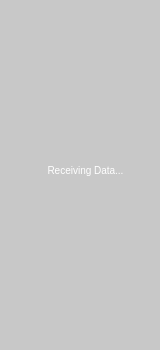
<?xml version="1.0" encoding="UTF-8"?>
<ui version="4.0">
 <class>CvTrimsViewerForm</class>
 <widget class="QWidget" name="CvTrimsViewerForm">
  <property name="enabled">
   <bool>true</bool>
  </property>
  <property name="geometry">
   <rect>
    <x>0</x>
    <y>0</y>
    <width>160</width>
    <height>350</height>
   </rect>
  </property>
  <property name="windowTitle">
   <string>Form</string>
  </property>
  <property name="styleSheet">
   <string notr="true">QWidget
{
	background-color: qlineargradient(spread: pan, 
															x1:0, y1:0, x2:1, y2:1, 
															stop:0 rgba(230,230, 230, 255), 
															stop:0.5 rgba(200, 200, 200, 255),
															stop:1 rgba(230,230, 230, 255)
															);
}</string>
  </property>
  <widget class="QFrame" name="Library_Frame">
   <property name="geometry">
    <rect>
     <x>10</x>
     <y>10</y>
     <width>141</width>
     <height>331</height>
    </rect>
   </property>
   <property name="styleSheet">
    <string notr="true">QFrame {
	background:rgba(100, 100, 100, 255);
	border-bottom-left-radius:8.0;
	border-bottom-right-radius:8.0;
	border-top-left-radius:8.0;
	border-top-right-radius:8.0;
	border: 3px solid rgba(50,50,50,255);
}</string>
   </property>
   <property name="frameShape">
    <enum>QFrame::StyledPanel</enum>
   </property>
   <property name="frameShadow">
    <enum>QFrame::Raised</enum>
   </property>
   <widget class="QFrame" name="vfzmd">
    <property name="geometry">
     <rect>
      <x>10</x>
      <y>10</y>
      <width>121</width>
      <height>311</height>
     </rect>
    </property>
    <property name="styleSheet">
     <string notr="true">QFrame {
	background:rgba(200, 200, 200, 255);
	border-bottom-left-radius:4.0;
	border-bottom-right-radius:4.0;
	border-top-left-radius:4.0;
	border-top-right-radius:4.0;
	border:none;


}

QLabel {
	font-family: &quot;Arial&quot;;
	font-size: 10px;
	font-style:bold;
	color: white;
	border: none;
}</string>
    </property>
    <property name="frameShape">
     <enum>QFrame::StyledPanel</enum>
    </property>
    <property name="frameShadow">
     <enum>QFrame::Raised</enum>
    </property>
    <widget class="QFrame" name="frame_39">
     <property name="geometry">
      <rect>
       <x>10</x>
       <y>28</y>
       <width>101</width>
       <height>71</height>
      </rect>
     </property>
     <property name="styleSheet">
      <string notr="true">QFrame {
	background:rgba(120, 120, 120, 255);
	border-bottom-left-radius:4.0;
	border-bottom-right-radius:4.0;
	border-top-left-radius:0;
	border-top-right-radius:0;
	border: none;
}</string>
     </property>
     <property name="frameShape">
      <enum>QFrame::StyledPanel</enum>
     </property>
     <property name="frameShadow">
      <enum>QFrame::Raised</enum>
     </property>
     <widget class="QDoubleSpinBox" name="voTrim">
      <property name="geometry">
       <rect>
        <x>50</x>
        <y>10</y>
        <width>42</width>
        <height>20</height>
       </rect>
      </property>
      <property name="palette">
       <palette>
        <active>
         <colorrole role="WindowText">
          <brush brushstyle="SolidPattern">
           <color alpha="255">
            <red>255</red>
            <green>255</green>
            <blue>255</blue>
           </color>
          </brush>
         </colorrole>
         <colorrole role="Button">
          <brush brushstyle="SolidPattern">
           <color alpha="255">
            <red>67</red>
            <green>67</green>
            <blue>67</blue>
           </color>
          </brush>
         </colorrole>
         <colorrole role="Text">
          <brush brushstyle="SolidPattern">
           <color alpha="255">
            <red>255</red>
            <green>255</green>
            <blue>255</blue>
           </color>
          </brush>
         </colorrole>
         <colorrole role="ButtonText">
          <brush brushstyle="SolidPattern">
           <color alpha="255">
            <red>255</red>
            <green>255</green>
            <blue>255</blue>
           </color>
          </brush>
         </colorrole>
         <colorrole role="Base">
          <brush brushstyle="SolidPattern">
           <color alpha="255">
            <red>67</red>
            <green>67</green>
            <blue>67</blue>
           </color>
          </brush>
         </colorrole>
         <colorrole role="Window">
          <brush brushstyle="SolidPattern">
           <color alpha="255">
            <red>67</red>
            <green>67</green>
            <blue>67</blue>
           </color>
          </brush>
         </colorrole>
         <colorrole role="PlaceholderText">
          <brush brushstyle="NoBrush">
           <color alpha="128">
            <red>255</red>
            <green>255</green>
            <blue>255</blue>
           </color>
          </brush>
         </colorrole>
        </active>
        <inactive>
         <colorrole role="WindowText">
          <brush brushstyle="SolidPattern">
           <color alpha="255">
            <red>255</red>
            <green>255</green>
            <blue>255</blue>
           </color>
          </brush>
         </colorrole>
         <colorrole role="Button">
          <brush brushstyle="SolidPattern">
           <color alpha="255">
            <red>67</red>
            <green>67</green>
            <blue>67</blue>
           </color>
          </brush>
         </colorrole>
         <colorrole role="Text">
          <brush brushstyle="SolidPattern">
           <color alpha="255">
            <red>255</red>
            <green>255</green>
            <blue>255</blue>
           </color>
          </brush>
         </colorrole>
         <colorrole role="ButtonText">
          <brush brushstyle="SolidPattern">
           <color alpha="255">
            <red>255</red>
            <green>255</green>
            <blue>255</blue>
           </color>
          </brush>
         </colorrole>
         <colorrole role="Base">
          <brush brushstyle="SolidPattern">
           <color alpha="255">
            <red>67</red>
            <green>67</green>
            <blue>67</blue>
           </color>
          </brush>
         </colorrole>
         <colorrole role="Window">
          <brush brushstyle="SolidPattern">
           <color alpha="255">
            <red>67</red>
            <green>67</green>
            <blue>67</blue>
           </color>
          </brush>
         </colorrole>
         <colorrole role="PlaceholderText">
          <brush brushstyle="NoBrush">
           <color alpha="128">
            <red>255</red>
            <green>255</green>
            <blue>255</blue>
           </color>
          </brush>
         </colorrole>
        </inactive>
        <disabled>
         <colorrole role="WindowText">
          <brush brushstyle="SolidPattern">
           <color alpha="255">
            <red>255</red>
            <green>255</green>
            <blue>255</blue>
           </color>
          </brush>
         </colorrole>
         <colorrole role="Button">
          <brush brushstyle="SolidPattern">
           <color alpha="255">
            <red>67</red>
            <green>67</green>
            <blue>67</blue>
           </color>
          </brush>
         </colorrole>
         <colorrole role="Text">
          <brush brushstyle="SolidPattern">
           <color alpha="255">
            <red>255</red>
            <green>255</green>
            <blue>255</blue>
           </color>
          </brush>
         </colorrole>
         <colorrole role="ButtonText">
          <brush brushstyle="SolidPattern">
           <color alpha="255">
            <red>255</red>
            <green>255</green>
            <blue>255</blue>
           </color>
          </brush>
         </colorrole>
         <colorrole role="Base">
          <brush brushstyle="SolidPattern">
           <color alpha="255">
            <red>67</red>
            <green>67</green>
            <blue>67</blue>
           </color>
          </brush>
         </colorrole>
         <colorrole role="Window">
          <brush brushstyle="SolidPattern">
           <color alpha="255">
            <red>67</red>
            <green>67</green>
            <blue>67</blue>
           </color>
          </brush>
         </colorrole>
         <colorrole role="PlaceholderText">
          <brush brushstyle="NoBrush">
           <color alpha="128">
            <red>255</red>
            <green>255</green>
            <blue>255</blue>
           </color>
          </brush>
         </colorrole>
        </disabled>
       </palette>
      </property>
      <property name="font">
       <font>
        <family>Arial</family>
        <pointsize>-1</pointsize>
       </font>
      </property>
      <property name="toolTip">
       <string/>
      </property>
      <property name="styleSheet">
       <string notr="true">QDoubleSpinBox {
	font-family:&quot;Arial&quot;;
	border-radius:4.0;
	border-color:black;
	background-color: rgba(67, 67, 67, 255);
	font-size: 11px;
	color: white;
	padding:0, 3, 0, 0;
}

QToolTip {
background: #006599;
color: white;
}</string>
      </property>
      <property name="alignment">
       <set>Qt::AlignRight|Qt::AlignTrailing|Qt::AlignVCenter</set>
      </property>
      <property name="buttonSymbols">
       <enum>QAbstractSpinBox::NoButtons</enum>
      </property>
      <property name="decimals">
       <number>3</number>
      </property>
      <property name="minimum">
       <double>0.940000000000000</double>
      </property>
      <property name="maximum">
       <double>1.060000000000000</double>
      </property>
      <property name="value">
       <double>1.000000000000000</double>
      </property>
     </widget>
     <widget class="QSpinBox" name="voOffset">
      <property name="geometry">
       <rect>
        <x>50</x>
        <y>40</y>
        <width>42</width>
        <height>20</height>
       </rect>
      </property>
      <property name="toolTip">
       <string/>
      </property>
      <property name="layoutDirection">
       <enum>Qt::LeftToRight</enum>
      </property>
      <property name="autoFillBackground">
       <bool>false</bool>
      </property>
      <property name="styleSheet">
       <string notr="true">QSpinBox {
	font-family:&quot;Arial&quot;;
	border-radius:4.0;
	border-color:black;
	background-color: rgba(67, 67, 67, 255);
	font-size: 11px;
	color: white;
	padding:0, 3, 0, 0;
}

QToolTip {
background: #006599;
color: white;
}</string>
      </property>
      <property name="wrapping">
       <bool>false</bool>
      </property>
      <property name="frame">
       <bool>true</bool>
      </property>
      <property name="alignment">
       <set>Qt::AlignRight|Qt::AlignTrailing|Qt::AlignVCenter</set>
      </property>
      <property name="buttonSymbols">
       <enum>QAbstractSpinBox::NoButtons</enum>
      </property>
      <property name="minimum">
       <number>-1095</number>
      </property>
      <property name="maximum">
       <number>1095</number>
      </property>
      <property name="value">
       <number>0</number>
      </property>
     </widget>
     <widget class="QLabel" name="label_57">
      <property name="geometry">
       <rect>
        <x>10</x>
        <y>10</y>
        <width>21</width>
        <height>20</height>
       </rect>
      </property>
      <property name="styleSheet">
       <string notr="true"/>
      </property>
      <property name="text">
       <string>Trim</string>
      </property>
     </widget>
     <widget class="QLabel" name="label_58">
      <property name="geometry">
       <rect>
        <x>10</x>
        <y>40</y>
        <width>31</width>
        <height>20</height>
       </rect>
      </property>
      <property name="text">
       <string>Offset</string>
      </property>
     </widget>
    </widget>
    <widget class="QLabel" name="label_86">
     <property name="geometry">
      <rect>
       <x>10</x>
       <y>110</y>
       <width>101</width>
       <height>16</height>
      </rect>
     </property>
     <property name="toolTip">
      <string/>
     </property>
     <property name="styleSheet">
      <string notr="true">QFrame {
	background: rgb(162,0,0);
border-top-left-radius:4.0;
border-top-right-radius:4.0;
border-bottom-left-radius:0;
border-bottom-right-radius:0;
border: none;
}

QToolTip {
background: #006599;
color: white;
}</string>
     </property>
     <property name="text">
      <string>1.2 Volts/Octave</string>
     </property>
     <property name="alignment">
      <set>Qt::AlignCenter</set>
     </property>
    </widget>
    <widget class="QFrame" name="frame_40">
     <property name="geometry">
      <rect>
       <x>10</x>
       <y>128</y>
       <width>101</width>
       <height>71</height>
      </rect>
     </property>
     <property name="styleSheet">
      <string notr="true">QFrame {
	background:rgba(120, 120, 120, 255);
	border-bottom-left-radius:4.0;
	border-bottom-right-radius:4.0;
	border-top-left-radius:0;
	border-top-right-radius:0;
	border: none;
}</string>
     </property>
     <property name="frameShape">
      <enum>QFrame::StyledPanel</enum>
     </property>
     <property name="frameShadow">
      <enum>QFrame::Raised</enum>
     </property>
     <widget class="QDoubleSpinBox" name="oneTwoVoTrim">
      <property name="geometry">
       <rect>
        <x>50</x>
        <y>10</y>
        <width>42</width>
        <height>20</height>
       </rect>
      </property>
      <property name="palette">
       <palette>
        <active>
         <colorrole role="WindowText">
          <brush brushstyle="SolidPattern">
           <color alpha="255">
            <red>255</red>
            <green>255</green>
            <blue>255</blue>
           </color>
          </brush>
         </colorrole>
         <colorrole role="Button">
          <brush brushstyle="SolidPattern">
           <color alpha="255">
            <red>67</red>
            <green>67</green>
            <blue>67</blue>
           </color>
          </brush>
         </colorrole>
         <colorrole role="Text">
          <brush brushstyle="SolidPattern">
           <color alpha="255">
            <red>255</red>
            <green>255</green>
            <blue>255</blue>
           </color>
          </brush>
         </colorrole>
         <colorrole role="ButtonText">
          <brush brushstyle="SolidPattern">
           <color alpha="255">
            <red>255</red>
            <green>255</green>
            <blue>255</blue>
           </color>
          </brush>
         </colorrole>
         <colorrole role="Base">
          <brush brushstyle="SolidPattern">
           <color alpha="255">
            <red>67</red>
            <green>67</green>
            <blue>67</blue>
           </color>
          </brush>
         </colorrole>
         <colorrole role="Window">
          <brush brushstyle="SolidPattern">
           <color alpha="255">
            <red>67</red>
            <green>67</green>
            <blue>67</blue>
           </color>
          </brush>
         </colorrole>
         <colorrole role="PlaceholderText">
          <brush brushstyle="NoBrush">
           <color alpha="128">
            <red>255</red>
            <green>255</green>
            <blue>255</blue>
           </color>
          </brush>
         </colorrole>
        </active>
        <inactive>
         <colorrole role="WindowText">
          <brush brushstyle="SolidPattern">
           <color alpha="255">
            <red>255</red>
            <green>255</green>
            <blue>255</blue>
           </color>
          </brush>
         </colorrole>
         <colorrole role="Button">
          <brush brushstyle="SolidPattern">
           <color alpha="255">
            <red>67</red>
            <green>67</green>
            <blue>67</blue>
           </color>
          </brush>
         </colorrole>
         <colorrole role="Text">
          <brush brushstyle="SolidPattern">
           <color alpha="255">
            <red>255</red>
            <green>255</green>
            <blue>255</blue>
           </color>
          </brush>
         </colorrole>
         <colorrole role="ButtonText">
          <brush brushstyle="SolidPattern">
           <color alpha="255">
            <red>255</red>
            <green>255</green>
            <blue>255</blue>
           </color>
          </brush>
         </colorrole>
         <colorrole role="Base">
          <brush brushstyle="SolidPattern">
           <color alpha="255">
            <red>67</red>
            <green>67</green>
            <blue>67</blue>
           </color>
          </brush>
         </colorrole>
         <colorrole role="Window">
          <brush brushstyle="SolidPattern">
           <color alpha="255">
            <red>67</red>
            <green>67</green>
            <blue>67</blue>
           </color>
          </brush>
         </colorrole>
         <colorrole role="PlaceholderText">
          <brush brushstyle="NoBrush">
           <color alpha="128">
            <red>255</red>
            <green>255</green>
            <blue>255</blue>
           </color>
          </brush>
         </colorrole>
        </inactive>
        <disabled>
         <colorrole role="WindowText">
          <brush brushstyle="SolidPattern">
           <color alpha="255">
            <red>255</red>
            <green>255</green>
            <blue>255</blue>
           </color>
          </brush>
         </colorrole>
         <colorrole role="Button">
          <brush brushstyle="SolidPattern">
           <color alpha="255">
            <red>67</red>
            <green>67</green>
            <blue>67</blue>
           </color>
          </brush>
         </colorrole>
         <colorrole role="Text">
          <brush brushstyle="SolidPattern">
           <color alpha="255">
            <red>255</red>
            <green>255</green>
            <blue>255</blue>
           </color>
          </brush>
         </colorrole>
         <colorrole role="ButtonText">
          <brush brushstyle="SolidPattern">
           <color alpha="255">
            <red>255</red>
            <green>255</green>
            <blue>255</blue>
           </color>
          </brush>
         </colorrole>
         <colorrole role="Base">
          <brush brushstyle="SolidPattern">
           <color alpha="255">
            <red>67</red>
            <green>67</green>
            <blue>67</blue>
           </color>
          </brush>
         </colorrole>
         <colorrole role="Window">
          <brush brushstyle="SolidPattern">
           <color alpha="255">
            <red>67</red>
            <green>67</green>
            <blue>67</blue>
           </color>
          </brush>
         </colorrole>
         <colorrole role="PlaceholderText">
          <brush brushstyle="NoBrush">
           <color alpha="128">
            <red>255</red>
            <green>255</green>
            <blue>255</blue>
           </color>
          </brush>
         </colorrole>
        </disabled>
       </palette>
      </property>
      <property name="font">
       <font>
        <family>Arial</family>
        <pointsize>-1</pointsize>
       </font>
      </property>
      <property name="toolTip">
       <string/>
      </property>
      <property name="styleSheet">
       <string notr="true">QDoubleSpinBox {
	font-family:&quot;Arial&quot;;
	border-radius:4.0;
	border-color:black;
	background-color: rgba(67, 67, 67, 255);
	font-size: 11px;
	color: white;
	padding:0, 3, 0, 0;
}

QToolTip {
background: #006599;
color: white;
}</string>
      </property>
      <property name="alignment">
       <set>Qt::AlignRight|Qt::AlignTrailing|Qt::AlignVCenter</set>
      </property>
      <property name="buttonSymbols">
       <enum>QAbstractSpinBox::NoButtons</enum>
      </property>
      <property name="decimals">
       <number>3</number>
      </property>
      <property name="minimum">
       <double>0.940000000000000</double>
      </property>
      <property name="maximum">
       <double>1.060000000000000</double>
      </property>
      <property name="value">
       <double>1.000000000000000</double>
      </property>
     </widget>
     <widget class="QSpinBox" name="oneTwoVoOffset">
      <property name="geometry">
       <rect>
        <x>50</x>
        <y>40</y>
        <width>42</width>
        <height>20</height>
       </rect>
      </property>
      <property name="toolTip">
       <string/>
      </property>
      <property name="layoutDirection">
       <enum>Qt::LeftToRight</enum>
      </property>
      <property name="autoFillBackground">
       <bool>false</bool>
      </property>
      <property name="styleSheet">
       <string notr="true">QSpinBox {
	font-family:&quot;Arial&quot;;
	border-radius:4.0;
	border-color:black;
	background-color: rgba(67, 67, 67, 255);
	font-size: 11px;
	color: white;
	padding:0, 3, 0, 0;
}

QToolTip {
background: #006599;
color: white;
}</string>
      </property>
      <property name="wrapping">
       <bool>false</bool>
      </property>
      <property name="frame">
       <bool>true</bool>
      </property>
      <property name="alignment">
       <set>Qt::AlignRight|Qt::AlignTrailing|Qt::AlignVCenter</set>
      </property>
      <property name="buttonSymbols">
       <enum>QAbstractSpinBox::NoButtons</enum>
      </property>
      <property name="minimum">
       <number>-1314</number>
      </property>
      <property name="maximum">
       <number>1314</number>
      </property>
      <property name="value">
       <number>0</number>
      </property>
     </widget>
     <widget class="QLabel" name="label_59">
      <property name="geometry">
       <rect>
        <x>10</x>
        <y>10</y>
        <width>21</width>
        <height>20</height>
       </rect>
      </property>
      <property name="text">
       <string>Trim</string>
      </property>
     </widget>
     <widget class="QLabel" name="label_60">
      <property name="geometry">
       <rect>
        <x>10</x>
        <y>40</y>
        <width>31</width>
        <height>20</height>
       </rect>
      </property>
      <property name="text">
       <string>Offset</string>
      </property>
     </widget>
    </widget>
    <widget class="QFrame" name="frame_41">
     <property name="geometry">
      <rect>
       <x>10</x>
       <y>230</y>
       <width>101</width>
       <height>71</height>
      </rect>
     </property>
     <property name="styleSheet">
      <string notr="true">QFrame {
	background:rgba(120, 120, 120, 255);
	border-bottom-left-radius:4.0;
	border-bottom-right-radius:4.0;
	border-top-left-radius:0;
	border-top-right-radius:0;
	border: none;
}</string>
     </property>
     <property name="frameShape">
      <enum>QFrame::StyledPanel</enum>
     </property>
     <property name="frameShadow">
      <enum>QFrame::Raised</enum>
     </property>
     <widget class="QDoubleSpinBox" name="hzVoltTrim">
      <property name="geometry">
       <rect>
        <x>50</x>
        <y>10</y>
        <width>42</width>
        <height>20</height>
       </rect>
      </property>
      <property name="palette">
       <palette>
        <active>
         <colorrole role="WindowText">
          <brush brushstyle="SolidPattern">
           <color alpha="255">
            <red>255</red>
            <green>255</green>
            <blue>255</blue>
           </color>
          </brush>
         </colorrole>
         <colorrole role="Button">
          <brush brushstyle="SolidPattern">
           <color alpha="255">
            <red>67</red>
            <green>67</green>
            <blue>67</blue>
           </color>
          </brush>
         </colorrole>
         <colorrole role="Text">
          <brush brushstyle="SolidPattern">
           <color alpha="255">
            <red>255</red>
            <green>255</green>
            <blue>255</blue>
           </color>
          </brush>
         </colorrole>
         <colorrole role="ButtonText">
          <brush brushstyle="SolidPattern">
           <color alpha="255">
            <red>255</red>
            <green>255</green>
            <blue>255</blue>
           </color>
          </brush>
         </colorrole>
         <colorrole role="Base">
          <brush brushstyle="SolidPattern">
           <color alpha="255">
            <red>67</red>
            <green>67</green>
            <blue>67</blue>
           </color>
          </brush>
         </colorrole>
         <colorrole role="Window">
          <brush brushstyle="SolidPattern">
           <color alpha="255">
            <red>67</red>
            <green>67</green>
            <blue>67</blue>
           </color>
          </brush>
         </colorrole>
         <colorrole role="PlaceholderText">
          <brush brushstyle="NoBrush">
           <color alpha="128">
            <red>255</red>
            <green>255</green>
            <blue>255</blue>
           </color>
          </brush>
         </colorrole>
        </active>
        <inactive>
         <colorrole role="WindowText">
          <brush brushstyle="SolidPattern">
           <color alpha="255">
            <red>255</red>
            <green>255</green>
            <blue>255</blue>
           </color>
          </brush>
         </colorrole>
         <colorrole role="Button">
          <brush brushstyle="SolidPattern">
           <color alpha="255">
            <red>67</red>
            <green>67</green>
            <blue>67</blue>
           </color>
          </brush>
         </colorrole>
         <colorrole role="Text">
          <brush brushstyle="SolidPattern">
           <color alpha="255">
            <red>255</red>
            <green>255</green>
            <blue>255</blue>
           </color>
          </brush>
         </colorrole>
         <colorrole role="ButtonText">
          <brush brushstyle="SolidPattern">
           <color alpha="255">
            <red>255</red>
            <green>255</green>
            <blue>255</blue>
           </color>
          </brush>
         </colorrole>
         <colorrole role="Base">
          <brush brushstyle="SolidPattern">
           <color alpha="255">
            <red>67</red>
            <green>67</green>
            <blue>67</blue>
           </color>
          </brush>
         </colorrole>
         <colorrole role="Window">
          <brush brushstyle="SolidPattern">
           <color alpha="255">
            <red>67</red>
            <green>67</green>
            <blue>67</blue>
           </color>
          </brush>
         </colorrole>
         <colorrole role="PlaceholderText">
          <brush brushstyle="NoBrush">
           <color alpha="128">
            <red>255</red>
            <green>255</green>
            <blue>255</blue>
           </color>
          </brush>
         </colorrole>
        </inactive>
        <disabled>
         <colorrole role="WindowText">
          <brush brushstyle="SolidPattern">
           <color alpha="255">
            <red>255</red>
            <green>255</green>
            <blue>255</blue>
           </color>
          </brush>
         </colorrole>
         <colorrole role="Button">
          <brush brushstyle="SolidPattern">
           <color alpha="255">
            <red>67</red>
            <green>67</green>
            <blue>67</blue>
           </color>
          </brush>
         </colorrole>
         <colorrole role="Text">
          <brush brushstyle="SolidPattern">
           <color alpha="255">
            <red>255</red>
            <green>255</green>
            <blue>255</blue>
           </color>
          </brush>
         </colorrole>
         <colorrole role="ButtonText">
          <brush brushstyle="SolidPattern">
           <color alpha="255">
            <red>255</red>
            <green>255</green>
            <blue>255</blue>
           </color>
          </brush>
         </colorrole>
         <colorrole role="Base">
          <brush brushstyle="SolidPattern">
           <color alpha="255">
            <red>67</red>
            <green>67</green>
            <blue>67</blue>
           </color>
          </brush>
         </colorrole>
         <colorrole role="Window">
          <brush brushstyle="SolidPattern">
           <color alpha="255">
            <red>67</red>
            <green>67</green>
            <blue>67</blue>
           </color>
          </brush>
         </colorrole>
         <colorrole role="PlaceholderText">
          <brush brushstyle="NoBrush">
           <color alpha="128">
            <red>255</red>
            <green>255</green>
            <blue>255</blue>
           </color>
          </brush>
         </colorrole>
        </disabled>
       </palette>
      </property>
      <property name="font">
       <font>
        <family>Arial</family>
        <pointsize>-1</pointsize>
       </font>
      </property>
      <property name="toolTip">
       <string/>
      </property>
      <property name="styleSheet">
       <string notr="true">QDoubleSpinBox {
	font-family:&quot;Arial&quot;;
	border-radius:4.0;
	border-color:black;
	background-color: rgba(67, 67, 67, 255);
	font-size: 11px;
	color: white;
	padding:0, 3, 0, 0;
}

QToolTip {
background: #006599;
color: white;
}</string>
      </property>
      <property name="alignment">
       <set>Qt::AlignRight|Qt::AlignTrailing|Qt::AlignVCenter</set>
      </property>
      <property name="buttonSymbols">
       <enum>QAbstractSpinBox::NoButtons</enum>
      </property>
      <property name="decimals">
       <number>3</number>
      </property>
      <property name="minimum">
       <double>0.940000000000000</double>
      </property>
      <property name="maximum">
       <double>1.060000000000000</double>
      </property>
      <property name="value">
       <double>1.000000000000000</double>
      </property>
     </widget>
     <widget class="QSpinBox" name="hzVoltOffset">
      <property name="geometry">
       <rect>
        <x>50</x>
        <y>40</y>
        <width>42</width>
        <height>20</height>
       </rect>
      </property>
      <property name="toolTip">
       <string/>
      </property>
      <property name="layoutDirection">
       <enum>Qt::LeftToRight</enum>
      </property>
      <property name="autoFillBackground">
       <bool>false</bool>
      </property>
      <property name="styleSheet">
       <string notr="true">QSpinBox {
	font-family:&quot;Arial&quot;;
	border-radius:4.0;
	border-color:black;
	background-color: rgba(67, 67, 67, 255);
	font-size: 11px;
	color: white;
	padding:0, 3, 0, 0;
}

QToolTip {
background: #006599;
color: white;
}</string>
      </property>
      <property name="wrapping">
       <bool>false</bool>
      </property>
      <property name="frame">
       <bool>true</bool>
      </property>
      <property name="alignment">
       <set>Qt::AlignRight|Qt::AlignTrailing|Qt::AlignVCenter</set>
      </property>
      <property name="buttonSymbols">
       <enum>QAbstractSpinBox::NoButtons</enum>
      </property>
      <property name="minimum">
       <number>-2000</number>
      </property>
      <property name="maximum">
       <number>2000</number>
      </property>
      <property name="value">
       <number>0</number>
      </property>
     </widget>
     <widget class="QLabel" name="label_61">
      <property name="geometry">
       <rect>
        <x>10</x>
        <y>10</y>
        <width>21</width>
        <height>20</height>
       </rect>
      </property>
      <property name="text">
       <string>Trim</string>
      </property>
     </widget>
     <widget class="QLabel" name="label_62">
      <property name="geometry">
       <rect>
        <x>10</x>
        <y>40</y>
        <width>31</width>
        <height>20</height>
       </rect>
      </property>
      <property name="text">
       <string>Offset</string>
      </property>
     </widget>
    </widget>
    <widget class="QLabel" name="label_87">
     <property name="geometry">
      <rect>
       <x>10</x>
       <y>212</y>
       <width>101</width>
       <height>16</height>
      </rect>
     </property>
     <property name="toolTip">
      <string/>
     </property>
     <property name="styleSheet">
      <string notr="true">QFrame {
	background: rgb(162,0,0);
border-top-left-radius:4.0;
border-top-right-radius:4.0;
border-bottom-left-radius:0;
border-bottom-right-radius:0;
border: none;
}

QToolTip {
background: #006599;
color: white;
}</string>
     </property>
     <property name="text">
      <string>Hz/Volt</string>
     </property>
     <property name="alignment">
      <set>Qt::AlignCenter</set>
     </property>
    </widget>
    <widget class="QLabel" name="label_88">
     <property name="geometry">
      <rect>
       <x>10</x>
       <y>10</y>
       <width>101</width>
       <height>16</height>
      </rect>
     </property>
     <property name="toolTip">
      <string/>
     </property>
     <property name="styleSheet">
      <string notr="true">QFrame {
	background: rgb(162,0,0);
border-top-left-radius:4.0;
border-top-right-radius:4.0;
border-bottom-left-radius:0;
border-bottom-right-radius:0;
border: none;
}

QToolTip {
background: #006599;
color: white;
}</string>
     </property>
     <property name="text">
      <string>1 Volt/Octave</string>
     </property>
     <property name="alignment">
      <set>Qt::AlignCenter</set>
     </property>
    </widget>
   </widget>
  </widget>
  <widget class="QLabel" name="masterFrame">
   <property name="geometry">
    <rect>
     <x>-10</x>
     <y>-10</y>
     <width>191</width>
     <height>361</height>
    </rect>
   </property>
   <property name="toolTip">
    <string/>
   </property>
   <property name="styleSheet">
    <string notr="true">QFrame {
	background:rgba(200, 200, 200, 255);
	border-bottom-left-radius:4.0;
	border-bottom-right-radius:4.0;
	border-top-left-radius:4.0;
	border-top-right-radius:4.0;
	border:none;


}

QLabel {
	font-family: &quot;Arial&quot;;
	font-size: 10px;
	font-style:bold;
	color: white;
	border: none;
}</string>
   </property>
   <property name="text">
    <string>Receiving Data...</string>
   </property>
   <property name="alignment">
    <set>Qt::AlignCenter</set>
   </property>
  </widget>
 </widget>
 <resources/>
 <connections/>
</ui>
